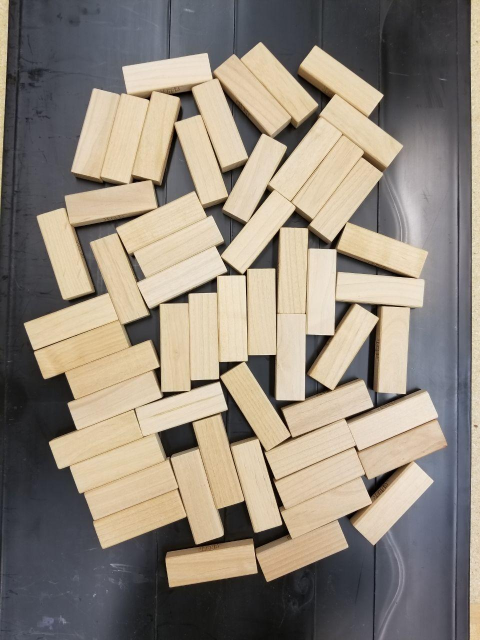
#> input picture Code/cvTesting/test_frames/jengaClustered.jpg, 960 x 1280 px (shown at 1/2 size)
$ python rectangles.py --image test_frames/jengaClustered.jpg
#> lines starting #> are read from the running program, lines starting #| are printed output that depends on the picture; after the words box and inside, x2 and y2 are one past the last pixel; in counts of white or black regions, pixels touching at a corner belong together; long printed decimals are rounded
# import the necessary packages
import argparse
import imutils
import numpy as np
import cv2
# construct the argument parse and parse the arguments
ap = argparse.ArgumentParser()
ap.add_argument("-i", "--image", required=True,
    help="path to the input image")
args = vars(ap.parse_args())


# class ShapeDetector:
#     def __init__(self):
# 	    pass

#     def detect(self, c):
# 		# initialize the shape name and approximate the contour
#         shape = "unidentified"
#         peri = cv2.arcLength(c, True)
#         approx = cv2.approxPolyDP(c, 0.04 * peri, True)
#         # if the shape is a triangle, it will have 3 vertices
# 	    #if len(approx) == 3:
# 		#    shape = "triangle"
# 		# if the shape has 4 vertices, it is either a square or
# 		# a rectangle
#         if len(approx) == 4:
# 			# compute the bounding box of the contour and use the
# 			# bounding box to compute the aspect ratio
#             (x, y, w, h) = cv2.boundingRect(approx)
#             print(x, y, w, h)
#             print(f"Ratio of w/h: {w/h}")
#             ar = w / float(h)
# 			# a square will have an aspect ratio that is approximately
# 			# equal to one, otherwise, the shape is a rectangle
#             shape = "square" #if ar >= 0.95 and ar <= 1.05 else "rectangle"
#         # if the shape is a pentagon, it will have 5 vertices
#         else:
#             shape = len(approx)+"-agon"
# 		# otherwise, we assume the shape is a circle
#         return shape


# load the image and resize it to a smaller factor so that
# the shapes can be approximated better
image = cv2.imread(args["image"])
#> image is the input picture: shape (1280, 960, 3); mean B, G, R 123.2, 135.2, 144.5
if not image.any():
    print("Couldn't load image")

resized = imutils.resize(image, width=600)
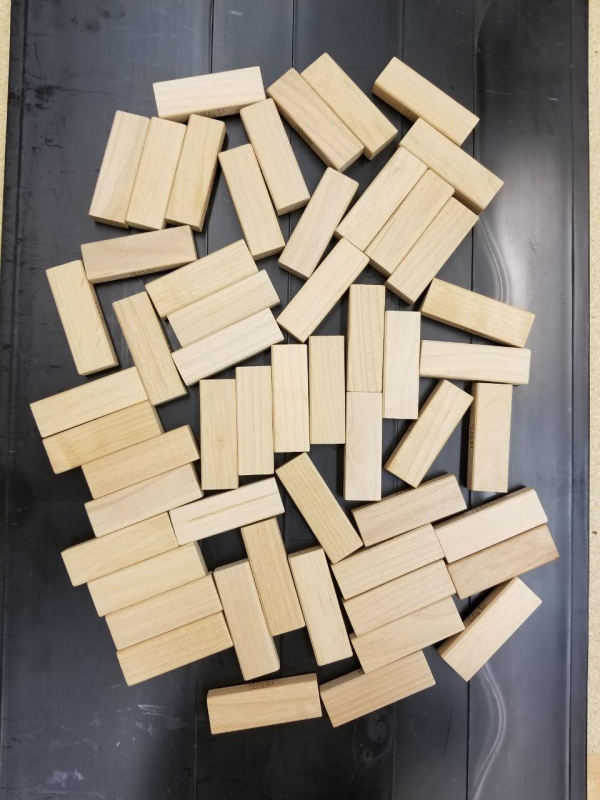
#> resized: shape (800, 600, 3); mean B, G, R 123.2, 135.2, 144.5
ratio = image.shape[0] / float(resized.shape[0])
#> ratio = 1.6
print(ratio)
#| 1.6
# convert the resized image to grayscale, blur it slightly,
# and threshold it
gray = cv2.cvtColor(resized, cv2.COLOR_BGR2GRAY)
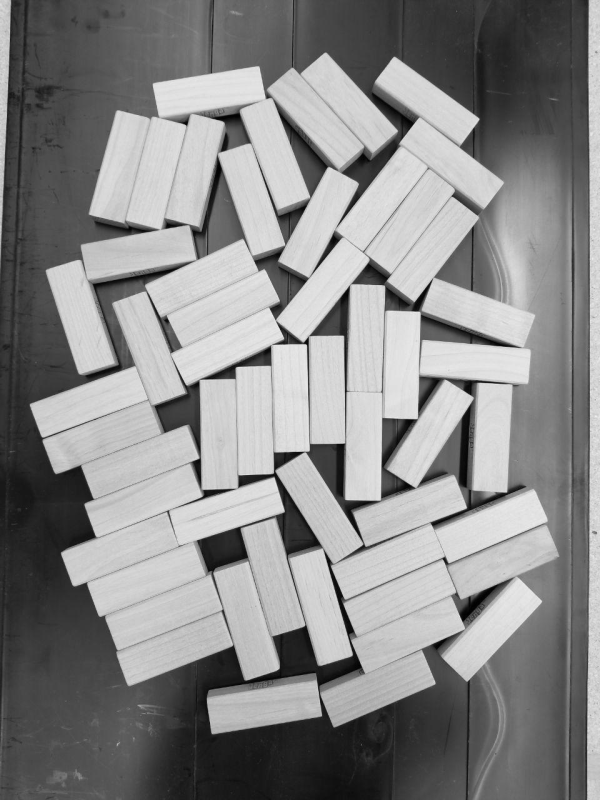
#> gray: shape (800, 600); min 1, max 238, mean 136.6
#blurred = cv2.GaussianBlur(gray, (5, 5), 0)
#thresh = cv2.threshold(blurred, 60, 255, cv2.THRESH_BINARY)[1]

thresh = cv2.threshold(gray, 0, 255,
	cv2.THRESH_BINARY_INV | cv2.THRESH_OTSU)[1]
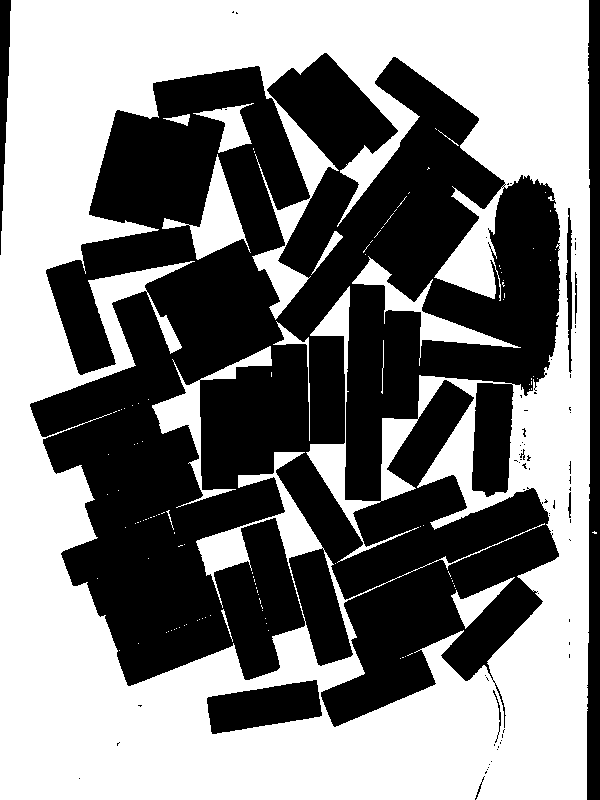
#> thresh: shape (800, 600); 50.8% white; 72 black regions (62 under 20 px), largest, box (x1, y1, x2, y2) and area: (30, 53, 560, 728) 220849, (587, 0, 600, 800) 8760, (207, 680, 322, 734) 4141
#inverted = thresh
thresh = cv2.bitwise_not(thresh)
#> thresh: shape (800, 600); 49.2% white; 72 white regions (62 under 20 px)
cv2.imshow("Threshold Binary", thresh)
# find contours in the thresholded image and initialize the
# shape detector
cnts = cv2.findContours(thresh.copy(), cv2.RETR_EXTERNAL,
	cv2.CHAIN_APPROX_SIMPLE)
#> cnts = 70 contours, 62 with area under 20; largest, box (x1, y1, x2, y2) and area: (30, 53, 560, 728) 244090, (587, 0, 600, 800) 7958, (207, 680, 322, 734) 3996, (0, 0, 11, 255) 1283, (566, 208, 572, 373) 412, (575, 272, 577, 324) 33, (568, 492, 571, 518) 26, (493, 690, 501, 743) 22
cnts = imutils.grab_contours(cnts)


# loop over the contours
for c in cnts:
	# compute the center of the contour, then detect the name of the
	# shape using only the contour
    rot_rect = cv2.minAreaRect(c)
    rotation = rot_rect[2]
    print(f"Center(x,y): {rot_rect[0]}, Width,Height: {rot_rect[1]}, rotation: {rotation}")
    if rot_rect[1][0] <= rot_rect[1][1]:
        # This means the block is in a certain orientation
        print("Apply offset ")
        rotation += 90

    print(f"realrotation: {rotation}")
    if rot_rect[1][1] != 0:
        print(f"Ratio of w/h: {rot_rect[1][0]/rot_rect[1][1]}")
    box = cv2.boxPoints(rot_rect)* ratio
    box = np.int0(box)
    print(box)
    # draw rotated rectangle on copy of img
    rot_bbox = image.copy()
    cv2.drawContours(rot_bbox,[box],0,(0,0,255),2)
    cv2.imshow("Image", rot_bbox)

    # Calculate Center


    # M = cv2.moments(c)
    # cX = int((M["m10"] / M["m00"]) * ratio)
    # cY = int((M["m01"] / M["m00"]) * ratio)
    # shape = sd.detect(c)
	# # multiply the contour (x, y)-coordinates by the resize ratio,
	# # then draw the contours and the name of the shape on the image
    # c = c.astype("float")
    # c *= ratio
    # c = c.astype("int")
    # # cv2.drawContours(image, [c], -1, (0, 255, 0), 2)
    # # cv2.putText(image, shape, (cX, cY), cv2.FONT_HERSHEY_SIMPLEX,
	# # 	0.5, (255, 255, 255), 2)
	# # # show the output image
    # cv2.imshow("Image", image)
    cv2.waitKey(0)
#> this loop made 70 passes
#> (c, rot_rect, rotation, box) on passes 3, 9, 10, 11: ([[486, 771], [485, 772], [485, 773], [486, 772]], ((485.5, 772), (2.12, 0.707), -45), -45, [[776, 1236], [775, 1236], [777, 1233], [778, 1234]]), ([[498, 746], [498, 747]], ((498, 746.5), (1, 0), -90), -90, [[796, 1195], [796, 1195], [796, 1193], [796, 1193]]), ([[494, 744], [494, 745]], ((494, 744.5), (1, 0), -90), -90, [[790, 1192], [790, 1192], [790, 1190], [790, 1190]]), ([[500, 742], [500, 743]], ((500, 742.5), (1, 0), -90), -90, [[800, 1188], [800, 1188], [800, 1187], [800, 1187]])
#> (rot_rect, rotation, box) on passes 1, 2, 4, 5, 6, 7: (((79, 778), (0, 0), -90), 0, [[126, 1244], [126, 1244], [126, 1244], [126, 1244]]), (((479.4, 787.5), (24.67, 1.58), -71.57), -71.57, [[761, 1279], [759, 1278], [772, 1240], [774, 1241]]), (((487, 769), (0, 0), -90), 0, [[779, 1230], [779, 1230], [779, 1230], [779, 1230]]), (((488, 767), (0, 0), -90), 0, [[780, 1227], [780, 1227], [780, 1227], [780, 1227]]), (((489, 764), (0, 0), -90), 0, [[782, 1222], [782, 1222], [782, 1222], [782, 1222]]), (((491, 761), (0, 0), -90), 0, [[785, 1217], [785, 1217], [785, 1217], [785, 1217]])
#> (printed output is left out)

$ run again, on Code/cvTesting/test_frames/aframe_1.png
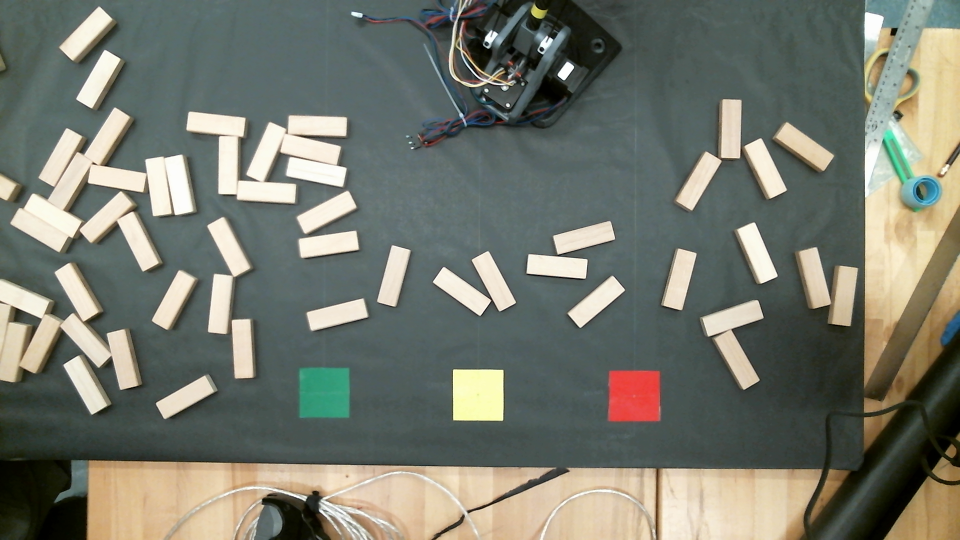
#> input picture Code/cvTesting/test_frames/aframe_1.png, 1920 x 1080 px (shown at 1/2 size)
#> image is the input picture: shape (1080, 1920, 3); mean B, G, R 109.4, 120.5, 117.2
#| 3.205
#> `gray = cv2.cvtColor(resized, cv2.COLOR_BGR2GRAY)`:
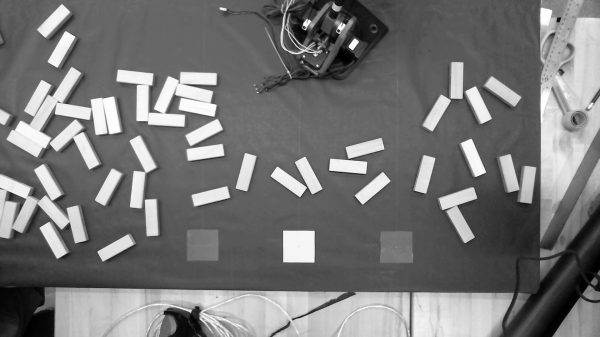
#> gray: shape (337, 600); min 0, max 253, mean 118.2
#> `thresh = cv2.threshold(gray, 0, 255, cv2.THRESH_BINARY_INV | cv2.THRES..`:
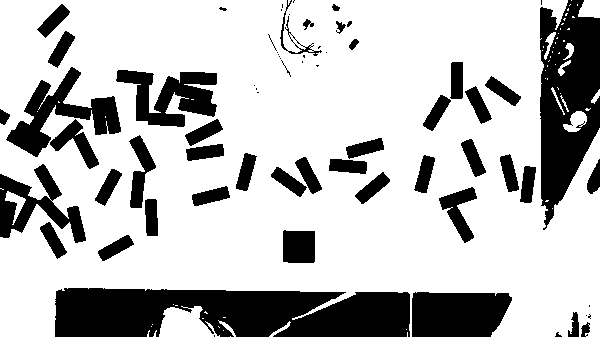
#> thresh: shape (337, 600); 74.1% white; 68 black regions (24 under 20 px), largest, box (x1, y1, x2, y2) and area: (55, 288, 410, 337) 14728, (540, 0, 600, 230) 9139, (412, 292, 512, 337) 4027
#> cnts = 68 contours, 26 with area under 20; largest, box (x1, y1, x2, y2) and area: (55, 288, 410, 337) 14213, (540, 0, 600, 230) 9614, (412, 292, 512, 337) 3894, (6, 67, 121, 157) 3264, (116, 70, 217, 127) 2921
#> the loop `for c in cnts:` made 68 passes
#> (c, rot_rect, rotation, box) on passes 1, 7, 35: ([[214, 335], [214, 336]], ((214, 335.5), (1, 0), -90), -90, [[685, 1076], [685, 1076], [685, 1073], [685, 1073]]), ([[589, 305], [589, 306]], ((589, 305.5), (1, 0), -90), -90, [[1887, 980], [1887, 980], [1887, 977], [1887, 977]]), ([[257, 92], [258, 92]], ((257.5, 92), (0, 1), -90), 0, [[826, 294], [823, 294], [823, 294], [826, 294]])
#> (printed output is left out)

$ run again, on Code/cvTesting/test_frames/aframe_2.png
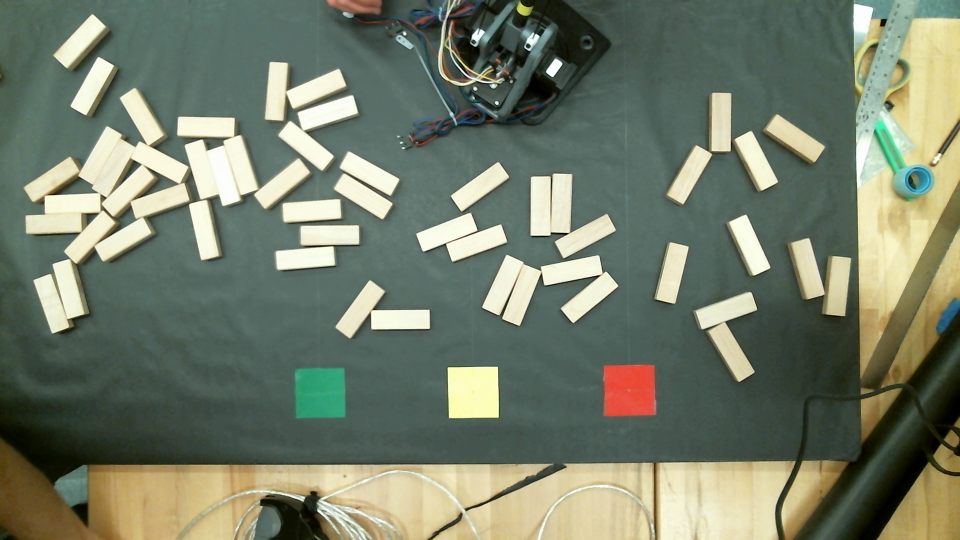
#> input picture Code/cvTesting/test_frames/aframe_2.png, 1920 x 1080 px (shown at 1/2 size)
#> image is the input picture: shape (1080, 1920, 3); mean B, G, R 106.3, 125.4, 116.5
#| 3.205
#> `gray = cv2.cvtColor(resized, cv2.COLOR_BGR2GRAY)`:
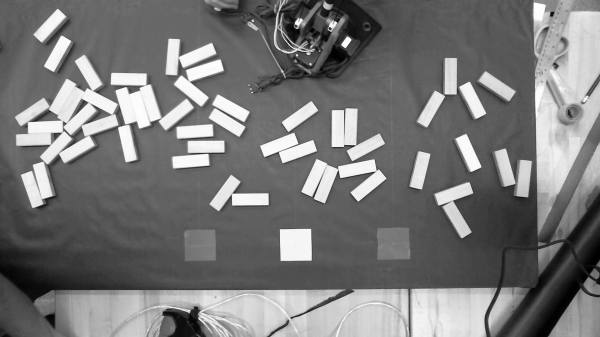
#> gray: shape (337, 600); min 0, max 253, mean 120.6
#> `thresh = cv2.threshold(gray, 0, 255, cv2.THRESH_BINARY_INV | cv2.THRES..`:
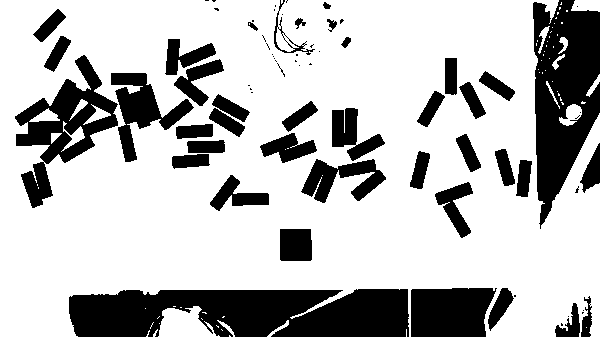
#> thresh: shape (337, 600); 73.4% white; 73 black regions (34 under 20 px), largest, box (x1, y1, x2, y2) and area: (69, 289, 409, 337) 13849, (533, 0, 600, 229) 9810, (15, 55, 118, 208) 5475
#> cnts = 71 contours, 32 with area under 20; largest, box (x1, y1, x2, y2) and area: (69, 289, 409, 337) 13353, (533, 0, 600, 229) 10212, (15, 55, 118, 208) 6012, (411, 288, 497, 337) 3614, (111, 73, 194, 162) 2452
#> the loop `for c in cnts:` made 71 passes
#> (c, rot_rect, rotation, box) on passes 1, 3, 7: ([[561, 323], [561, 325], [562, 325], [562, 324]], ((561.5, 324), (2, 1), -90), -90, [[1801, 1041], [1797, 1041], [1797, 1035], [1801, 1035]]), ([[582, 312], [582, 313], [583, 312]], ((582.3, 312.2), (1.41, 0.707), -45), -45, [[1865, 1003], [1863, 1001], [1866, 998], [1868, 999]]), ([[514, 295], [514, 296], [515, 296], [515, 295]], ((514.5, 295.5), (1, 1), -90), 0, [[1650, 948], [1647, 948], [1647, 945], [1650, 945]])
#> (printed output is left out)
